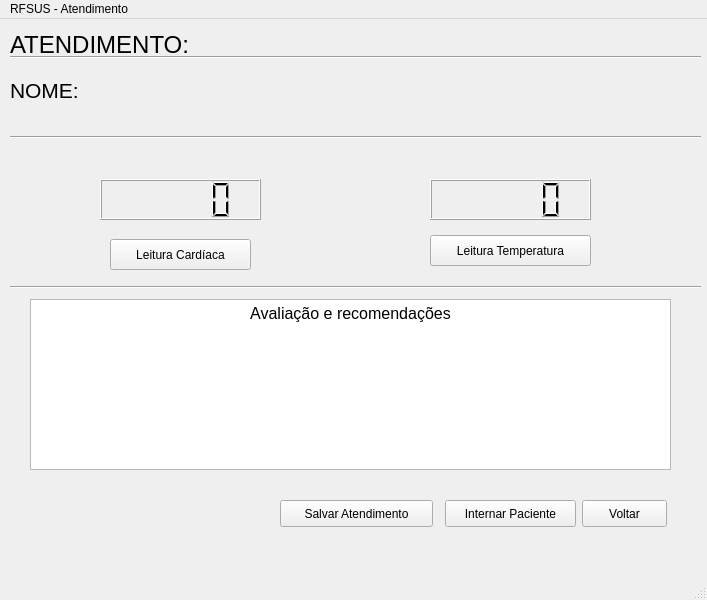
<?xml version="1.0" encoding="UTF-8"?>
<ui version="4.0">
 <class>Atendimento</class>
 <widget class="QMainWindow" name="Atendimento">
  <property name="geometry">
   <rect>
    <x>0</x>
    <y>0</y>
    <width>707</width>
    <height>600</height>
   </rect>
  </property>
  <property name="minimumSize">
   <size>
    <width>707</width>
    <height>600</height>
   </size>
  </property>
  <property name="maximumSize">
   <size>
    <width>707</width>
    <height>600</height>
   </size>
  </property>
  <property name="windowTitle">
   <string>MainWindow</string>
  </property>
  <widget class="QWidget" name="centralwidget">
   <widget class="Line" name="atendimentoLine">
    <property name="geometry">
     <rect>
      <x>10</x>
      <y>30</y>
      <width>691</width>
      <height>16</height>
     </rect>
    </property>
    <property name="orientation">
     <enum>Qt::Horizontal</enum>
    </property>
   </widget>
   <widget class="QLabel" name="atendimentoLabel">
    <property name="geometry">
     <rect>
      <x>10</x>
      <y>10</y>
      <width>211</width>
      <height>31</height>
     </rect>
    </property>
    <property name="font">
     <font>
      <family>Arial</family>
      <pointsize>18</pointsize>
     </font>
    </property>
    <property name="text">
     <string>ATENDIMENTO:</string>
    </property>
   </widget>
   <widget class="Line" name="atendimentoLine2">
    <property name="geometry">
     <rect>
      <x>10</x>
      <y>110</y>
      <width>691</width>
      <height>16</height>
     </rect>
    </property>
    <property name="orientation">
     <enum>Qt::Horizontal</enum>
    </property>
   </widget>
   <widget class="QLabel" name="atendimentoLabelNome">
    <property name="geometry">
     <rect>
      <x>10</x>
      <y>60</y>
      <width>561</width>
      <height>23</height>
     </rect>
    </property>
    <property name="font">
     <font>
      <family>Arial</family>
      <pointsize>16</pointsize>
     </font>
    </property>
    <property name="text">
     <string>NOME:</string>
    </property>
   </widget>
   <widget class="QPushButton" name="atendimentoBotaoCardiaco">
    <property name="geometry">
     <rect>
      <x>110</x>
      <y>220</y>
      <width>141</width>
      <height>31</height>
     </rect>
    </property>
    <property name="text">
     <string>Leitura Cardíaca</string>
    </property>
   </widget>
   <widget class="QPushButton" name="atendimentoBotaoTemperatura">
    <property name="geometry">
     <rect>
      <x>430</x>
      <y>216</y>
      <width>161</width>
      <height>31</height>
     </rect>
    </property>
    <property name="text">
     <string>Leitura Temperatura</string>
    </property>
   </widget>
   <widget class="Line" name="atendimentoLine3">
    <property name="geometry">
     <rect>
      <x>10</x>
      <y>260</y>
      <width>691</width>
      <height>16</height>
     </rect>
    </property>
    <property name="orientation">
     <enum>Qt::Horizontal</enum>
    </property>
   </widget>
   <widget class="QTextBrowser" name="atendimentoTextoAvaliacao">
    <property name="geometry">
     <rect>
      <x>30</x>
      <y>280</y>
      <width>641</width>
      <height>171</height>
     </rect>
    </property>
    <property name="html">
     <string>&lt;!DOCTYPE HTML PUBLIC &quot;-//W3C//DTD HTML 4.0//EN&quot; &quot;http://www.w3.org/TR/REC-html40/strict.dtd&quot;&gt;
&lt;html&gt;&lt;head&gt;&lt;meta name=&quot;qrichtext&quot; content=&quot;1&quot; /&gt;&lt;style type=&quot;text/css&quot;&gt;
p, li { white-space: pre-wrap; }
&lt;/style&gt;&lt;/head&gt;&lt;body style=&quot; font-family:'Ubuntu'; font-size:11pt; font-weight:400; font-style:normal;&quot;&gt;
&lt;p align=&quot;center&quot; style=&quot; margin-top:0px; margin-bottom:0px; margin-left:0px; margin-right:0px; -qt-block-indent:0; text-indent:0px;&quot;&gt;&lt;span style=&quot; font-size:12pt;&quot;&gt;Avaliação e recomendações&lt;/span&gt;&lt;/p&gt;
&lt;p align=&quot;center&quot; style=&quot;-qt-paragraph-type:empty; margin-top:0px; margin-bottom:0px; margin-left:0px; margin-right:0px; -qt-block-indent:0; text-indent:0px; font-size:12pt;&quot;&gt;&lt;br /&gt;&lt;/p&gt;&lt;/body&gt;&lt;/html&gt;</string>
    </property>
   </widget>
   <widget class="QPushButton" name="atendimentoBotaoVoltar">
    <property name="geometry">
     <rect>
      <x>582</x>
      <y>481</y>
      <width>85</width>
      <height>27</height>
     </rect>
    </property>
    <property name="text">
     <string>Voltar</string>
    </property>
   </widget>
   <widget class="QPushButton" name="atendimentoBotaoInternamento">
    <property name="geometry">
     <rect>
      <x>445</x>
      <y>481</y>
      <width>131</width>
      <height>27</height>
     </rect>
    </property>
    <property name="text">
     <string>Internar Paciente</string>
    </property>
   </widget>
   <widget class="QPushButton" name="atendimentoBotaoSalvarAtendimento">
    <property name="geometry">
     <rect>
      <x>280</x>
      <y>481</y>
      <width>153</width>
      <height>27</height>
     </rect>
    </property>
    <property name="text">
     <string>Salvar Atendimento</string>
    </property>
   </widget>
   <widget class="QLCDNumber" name="atendimentoLcdCardiaco">
    <property name="geometry">
     <rect>
      <x>100</x>
      <y>160</y>
      <width>161</width>
      <height>41</height>
     </rect>
    </property>
   </widget>
   <widget class="QLCDNumber" name="atendimentoLcdTemperatura">
    <property name="geometry">
     <rect>
      <x>430</x>
      <y>160</y>
      <width>161</width>
      <height>41</height>
     </rect>
    </property>
   </widget>
  </widget>
  <widget class="QMenuBar" name="menubar">
   <property name="geometry">
    <rect>
     <x>0</x>
     <y>0</y>
     <width>707</width>
     <height>25</height>
    </rect>
   </property>
   <widget class="QMenu" name="menuRFSUS_Atendimento">
    <property name="title">
     <string>RFSUS - Atendimento</string>
    </property>
   </widget>
   <addaction name="menuRFSUS_Atendimento"/>
  </widget>
  <widget class="QStatusBar" name="statusbar"/>
 </widget>
 <resources/>
 <connections/>
</ui>
